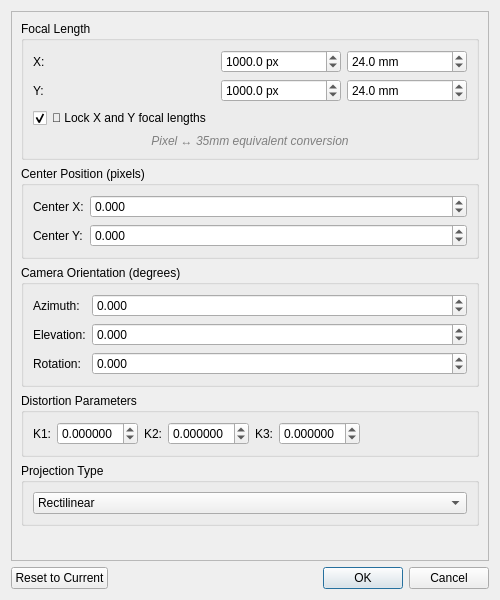
<?xml version="1.0" encoding="UTF-8"?>
<ui version="4.0">
 <class>CameraModificationDialog</class>
 <widget class="QDialog" name="CameraModificationDialog">
  <property name="geometry">
   <rect>
    <x>0</x>
    <y>0</y>
    <width>500</width>
    <height>600</height>
   </rect>
  </property>
  <property name="windowTitle">
   <string>Camera Parameters Modification</string>
  </property>
  <layout class="QVBoxLayout" name="verticalLayout">
   <item>
    <widget class="QScrollArea" name="scrollArea">
     <property name="widgetResizable">
      <bool>true</bool>
     </property>
     <widget class="QWidget" name="scrollAreaWidgetContents">
      <property name="geometry">
       <rect>
        <x>0</x>
        <y>0</y>
        <width>480</width>
        <height>760</height>
       </rect>
      </property>
      <layout class="QVBoxLayout" name="scrollVerticalLayout">
       <item>
        <widget class="QGroupBox" name="groupBox_focal">
         <property name="title">
          <string>Focal Length</string>
         </property>
         <layout class="QGridLayout" name="gridLayout_focal">
          <item row="0" column="0">
           <widget class="QLabel" name="label_fx">
            <property name="text">
             <string>X:</string>
            </property>
           </widget>
          </item>
          <item row="0" column="1">
           <widget class="QDoubleSpinBox" name="doubleSpinBox_fx">
            <property name="minimum">
             <double>1.000000000000000</double>
            </property>
            <property name="maximum">
             <double>99999.000000000000000</double>
            </property>
            <property name="decimals">
             <number>1</number>
            </property>
            <property name="value">
             <double>1000.000000000000000</double>
            </property>
            <property name="suffix">
             <string> px</string>
            </property>
            <property name="maximumSize">
             <size>
              <width>120</width>
              <height>16777215</height>
             </size>
            </property>
           </widget>
          </item>
          <item row="0" column="2">
           <widget class="QDoubleSpinBox" name="doubleSpinBox_fx_mm">
            <property name="minimum">
             <double>1.000000000000000</double>
            </property>
            <property name="maximum">
             <double>1000.000000000000000</double>
            </property>
            <property name="decimals">
             <number>1</number>
            </property>
            <property name="value">
             <double>24.000000000000000</double>
            </property>
            <property name="suffix">
             <string> mm</string>
            </property>
            <property name="maximumSize">
             <size>
              <width>120</width>
              <height>16777215</height>
             </size>
            </property>
           </widget>
          </item>
          <item row="1" column="0">
           <widget class="QLabel" name="label_fy">
            <property name="text">
             <string>Y:</string>
            </property>
           </widget>
          </item>
          <item row="1" column="1">
           <widget class="QDoubleSpinBox" name="doubleSpinBox_fy">
            <property name="minimum">
             <double>1.000000000000000</double>
            </property>
            <property name="maximum">
             <double>99999.000000000000000</double>
            </property>
            <property name="decimals">
             <number>1</number>
            </property>
            <property name="value">
             <double>1000.000000000000000</double>
            </property>
            <property name="suffix">
             <string> px</string>
            </property>
            <property name="maximumSize">
             <size>
              <width>120</width>
              <height>16777215</height>
             </size>
            </property>
           </widget>
          </item>
          <item row="1" column="2">
           <widget class="QDoubleSpinBox" name="doubleSpinBox_fy_mm">
            <property name="minimum">
             <double>1.000000000000000</double>
            </property>
            <property name="maximum">
             <double>1000.000000000000000</double>
            </property>
            <property name="decimals">
             <number>1</number>
            </property>
            <property name="value">
             <double>24.000000000000000</double>
            </property>
            <property name="suffix">
             <string> mm</string>
            </property>
            <property name="maximumSize">
             <size>
              <width>120</width>
              <height>16777215</height>
             </size>
            </property>
           </widget>
          </item>
          <item row="2" column="0" colspan="3">
           <widget class="QCheckBox" name="checkBox_lock_focal">
            <property name="text">
             <string>🔗 Lock X and Y focal lengths</string>
            </property>
            <property name="checked">
             <bool>true</bool>
            </property>
           </widget>
          </item>
          <item row="3" column="0" colspan="3">
           <widget class="QLabel" name="label_conversion_info">
            <property name="text">
             <string>Pixel ↔ 35mm equivalent conversion</string>
            </property>
            <property name="styleSheet">
             <string>color: gray; font-style: italic;</string>
            </property>
            <property name="alignment">
             <set>Qt::AlignCenter</set>
            </property>
           </widget>
          </item>
         </layout>
        </widget>
       </item>
       <item>
        <widget class="QGroupBox" name="groupBox_center">
         <property name="title">
          <string>Center Position (pixels)</string>
         </property>
         <layout class="QFormLayout" name="formLayout_center">
          <item row="0" column="0">
           <widget class="QLabel" name="label_cx">
            <property name="text">
             <string>Center X:</string>
            </property>
           </widget>
          </item>
          <item row="0" column="1">
           <widget class="QDoubleSpinBox" name="doubleSpinBox_cx">
            <property name="minimum">
             <double>-99999.000000000000000</double>
            </property>
            <property name="maximum">
             <double>99999.000000000000000</double>
            </property>
            <property name="decimals">
             <number>3</number>
            </property>
            <property name="value">
             <double>0.000000000000000</double>
            </property>
           </widget>
          </item>
          <item row="1" column="0">
           <widget class="QLabel" name="label_cy">
            <property name="text">
             <string>Center Y:</string>
            </property>
           </widget>
          </item>
          <item row="1" column="1">
           <widget class="QDoubleSpinBox" name="doubleSpinBox_cy">
            <property name="minimum">
             <double>-99999.000000000000000</double>
            </property>
            <property name="maximum">
             <double>99999.000000000000000</double>
            </property>
            <property name="decimals">
             <number>3</number>
            </property>
            <property name="value">
             <double>0.000000000000000</double>
            </property>
           </widget>
          </item>
         </layout>
        </widget>
       </item>
       <item>
        <widget class="QGroupBox" name="groupBox_orientation">
         <property name="title">
          <string>Camera Orientation (degrees)</string>
         </property>
         <layout class="QFormLayout" name="formLayout_orientation">
          <item row="0" column="0">
           <widget class="QLabel" name="label_azimuth">
            <property name="text">
             <string>Azimuth:</string>
            </property>
           </widget>
          </item>
          <item row="0" column="1">
           <widget class="QDoubleSpinBox" name="doubleSpinBox_azimuth">
            <property name="minimum">
             <double>-180.000000000000000</double>
            </property>
            <property name="maximum">
             <double>360.000000000000000</double>
            </property>
            <property name="decimals">
             <number>3</number>
            </property>
            <property name="value">
             <double>0.000000000000000</double>
            </property>
           </widget>
          </item>
          <item row="1" column="0">
           <widget class="QLabel" name="label_elevation">
            <property name="text">
             <string>Elevation:</string>
            </property>
           </widget>
          </item>
          <item row="1" column="1">
           <widget class="QDoubleSpinBox" name="doubleSpinBox_elevation">
            <property name="minimum">
             <double>-90.000000000000000</double>
            </property>
            <property name="maximum">
             <double>90.000000000000000</double>
            </property>
            <property name="decimals">
             <number>3</number>
            </property>
            <property name="value">
             <double>0.000000000000000</double>
            </property>
           </widget>
          </item>
          <item row="2" column="0">
           <widget class="QLabel" name="label_rotation">
            <property name="text">
             <string>Rotation:</string>
            </property>
           </widget>
          </item>
          <item row="2" column="1">
           <widget class="QDoubleSpinBox" name="doubleSpinBox_rotation">
            <property name="minimum">
             <double>-180.000000000000000</double>
            </property>
            <property name="maximum">
             <double>180.000000000000000</double>
            </property>
            <property name="decimals">
             <number>3</number>
            </property>
            <property name="value">
             <double>0.000000000000000</double>
            </property>
           </widget>
          </item>
         </layout>
        </widget>
       </item>
       <item>
        <widget class="QGroupBox" name="groupBox_distortion">
         <property name="title">
          <string>Distortion Parameters</string>
         </property>
         <layout class="QHBoxLayout" name="horizontalLayout_distortion">
          <item>
           <widget class="QLabel" name="label_k1">
            <property name="text">
             <string>K1:</string>
            </property>
           </widget>
          </item>
          <item>
           <widget class="QDoubleSpinBox" name="doubleSpinBox_k1">
            <property name="minimum">
             <double>-1.000000000000000</double>
            </property>
            <property name="maximum">
             <double>1.000000000000000</double>
            </property>
            <property name="decimals">
             <number>6</number>
            </property>
            <property name="singleStep">
             <double>0.000001000000000</double>
            </property>
            <property name="value">
             <double>0.000000000000000</double>
            </property>
            <property name="maximumSize">
             <size>
              <width>100</width>
              <height>16777215</height>
             </size>
            </property>
           </widget>
          </item>
          <item>
           <widget class="QLabel" name="label_k2">
            <property name="text">
             <string>K2:</string>
            </property>
           </widget>
          </item>
          <item>
           <widget class="QDoubleSpinBox" name="doubleSpinBox_k2">
            <property name="minimum">
             <double>-1.000000000000000</double>
            </property>
            <property name="maximum">
             <double>1.000000000000000</double>
            </property>
            <property name="decimals">
             <number>6</number>
            </property>
            <property name="singleStep">
             <double>0.000001000000000</double>
            </property>
            <property name="value">
             <double>0.000000000000000</double>
            </property>
            <property name="maximumSize">
             <size>
              <width>100</width>
              <height>16777215</height>
             </size>
            </property>
           </widget>
          </item>
          <item>
           <widget class="QLabel" name="label_k3">
            <property name="text">
             <string>K3:</string>
            </property>
           </widget>
          </item>
          <item>
           <widget class="QDoubleSpinBox" name="doubleSpinBox_k3">
            <property name="minimum">
             <double>-1.000000000000000</double>
            </property>
            <property name="maximum">
             <double>1.000000000000000</double>
            </property>
            <property name="decimals">
             <number>6</number>
            </property>
            <property name="singleStep">
             <double>0.000001000000000</double>
            </property>
            <property name="value">
             <double>0.000000000000000</double>
            </property>
            <property name="maximumSize">
             <size>
              <width>100</width>
              <height>16777215</height>
             </size>
            </property>
           </widget>
          </item>
          <item>
           <spacer name="horizontalSpacer_distortion">
            <property name="orientation">
             <enum>Qt::Horizontal</enum>
            </property>
            <property name="sizeHint" stdset="0">
             <size>
              <width>40</width>
              <height>20</height>
             </size>
            </property>
           </spacer>
          </item>
         </layout>
        </widget>
       </item>
       <item>
        <widget class="QGroupBox" name="groupBox_projection">
         <property name="title">
          <string>Projection Type</string>
         </property>
         <layout class="QVBoxLayout" name="verticalLayout_projection">
          <item>
           <widget class="QComboBox" name="comboBox_projection">
            <item>
             <property name="text">
              <string>Rectilinear</string>
             </property>
            </item>
            <item>
             <property name="text">
              <string>Equirectangular</string>
             </property>
            </item>
            <item>
             <property name="text">
              <string>Stereographic</string>
             </property>
            </item>
           </widget>
          </item>
         </layout>
        </widget>
       </item>
       <item>
        <spacer name="verticalSpacer">
         <property name="orientation">
          <enum>Qt::Vertical</enum>
         </property>
         <property name="sizeHint" stdset="0">
          <size>
           <width>20</width>
           <height>40</height>
          </size>
         </property>
        </spacer>
       </item>
      </layout>
     </widget>
    </widget>
   </item>
   <item>
    <layout class="QHBoxLayout" name="horizontalLayout_buttons">
     <item>
      <widget class="QPushButton" name="pushButton_reset">
       <property name="text">
        <string>Reset to Current</string>
       </property>
      </widget>
     </item>
     <item>
      <spacer name="horizontalSpacer">
       <property name="orientation">
        <enum>Qt::Horizontal</enum>
       </property>
       <property name="sizeHint" stdset="0">
        <size>
         <width>40</width>
         <height>20</height>
        </size>
       </property>
      </spacer>
     </item>
     <item>
      <widget class="QDialogButtonBox" name="buttonBox">
       <property name="orientation">
        <enum>Qt::Horizontal</enum>
       </property>
       <property name="standardButtons">
        <set>QDialogButtonBox::Cancel|QDialogButtonBox::Ok</set>
       </property>
      </widget>
     </item>
    </layout>
   </item>
  </layout>
 </widget>
 <resources/>
 <connections>
  <connection>
   <sender>buttonBox</sender>
   <signal>accepted()</signal>
   <receiver>CameraModificationDialog</receiver>
   <slot>accept()</slot>
   <hints>
    <hint type="sourcelabel">
     <x>248</x>
     <y>254</y>
    </hint>
    <hint type="destinationlabel">
     <x>157</x>
     <y>274</y>
    </hint>
   </hints>
  </connection>
  <connection>
   <sender>buttonBox</sender>
   <signal>rejected()</signal>
   <receiver>CameraModificationDialog</receiver>
   <slot>reject()</slot>
   <hints>
    <hint type="sourcelabel">
     <x>316</x>
     <y>260</y>
    </hint>
    <hint type="destinationlabel">
     <x>286</x>
     <y>274</y>
    </hint>
   </hints>
  </connection>
 </connections>
</ui>
